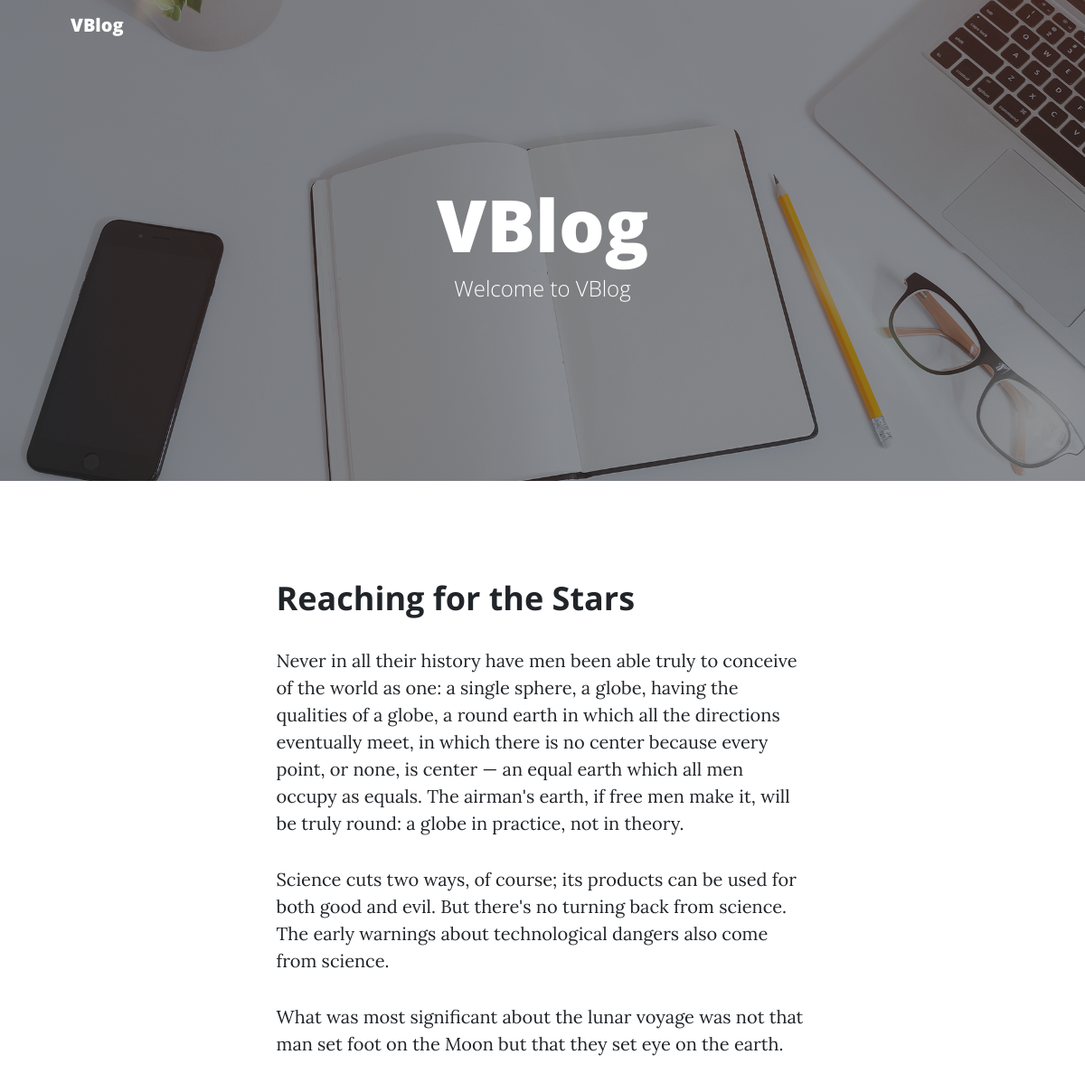
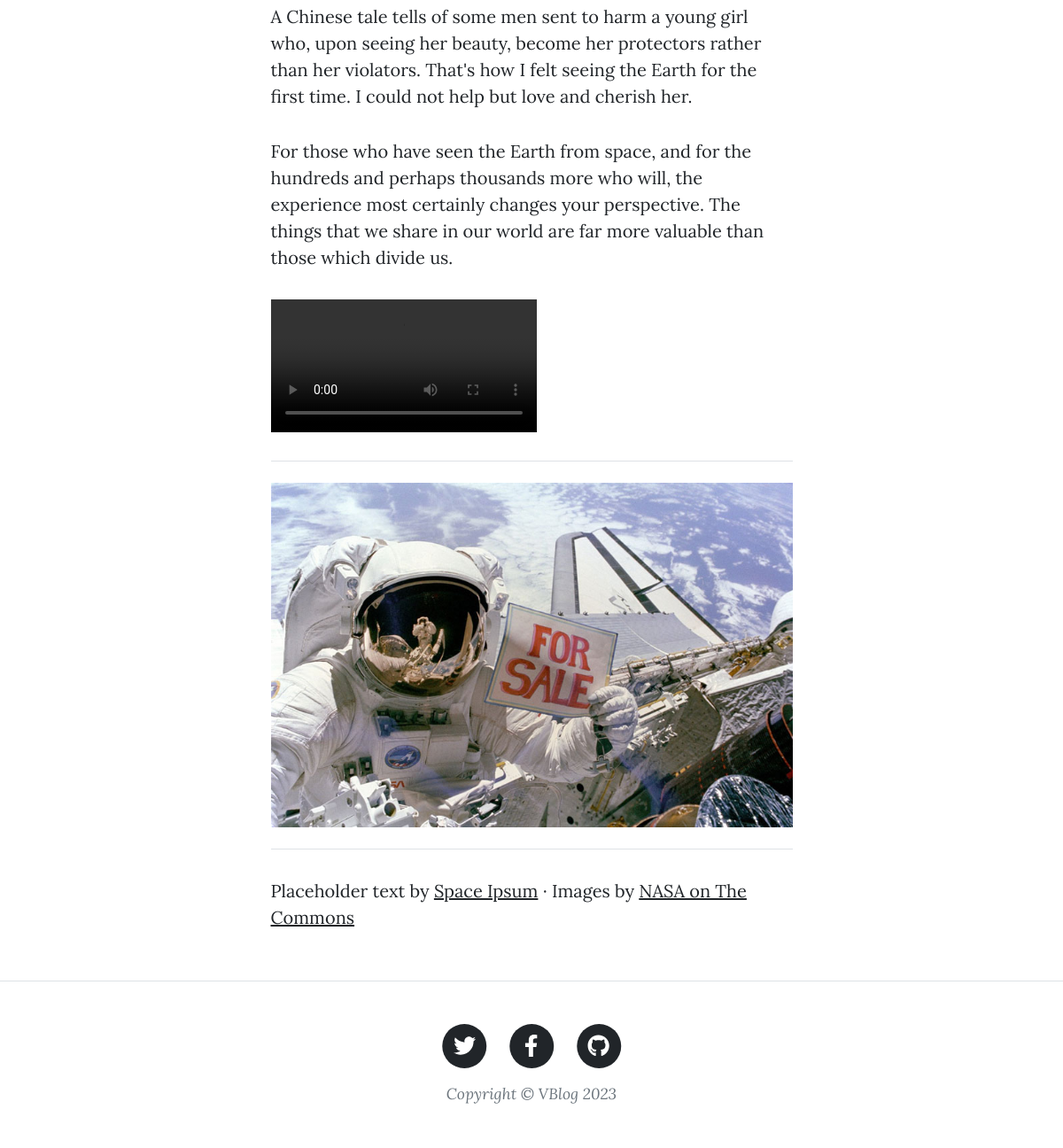
Page /details/2/ on the committed database (2 pictures, top to bottom).
### main_app/models.py (models this page shows, shortened)
class Post(models.Model):
    STATUS_CHOICES = (
        (0, 'Draft'),
        (1, 'Publish'),
    )
    title = models.CharField(max_length=200)
    author = models.CharField(max_length=100)
    updated_on = models.DateTimeField(auto_now=True)
    content = models.TextField()
    created_on = models.DateTimeField(auto_now_add=True)
    video = models.FileField(
        upload_to='videos/',
        null=True,
        blank=True,
        validators=[
            FileExtensionValidator(allowed_extensions=['mp4', 'avi', 'mov', 'mkv']),
            validate_video_size,
        ]
    )
    status = models.IntegerField(choices=STATUS_CHOICES, default=0)

class Image(models.Model):
    post = models.ForeignKey(Post, on_delete=models.CASCADE)
    image = models.ImageField(upload_to='images/')

### main_app/views.py (the view)
# urls.py: path('details/<int:pk>/', details, name='details'),    # Add other URL patterns if needed
def details(request, pk):
    post = get_object_or_404(Post, pk=pk)
    return render(request, 'details.html', {'post': post})

### templates/details.html (shortened to what this page needs)
{% extends 'base.html' %}
{% load static %}
{% block content %}
    <article class="mb-4">
        <div class="container px-4 px-lg-5">
            <div class="row gx-4 gx-lg-5 justify-content-center">
                <div class="col-md-10 col-lg-8 col-xl-7">
                    <h2 class="section-heading">{{ post.title }}</h2>
                    {{ post.content|safe }}
                    {% if post.video %}
                        <div class="embed-responsive embed-responsive-21by9">
                            <video class="embed-responsive-item img-fluid" controls>
                                <source src="{{ post.video.url }}" type="video/mp4">
                            </video>
                        </div>
                    {% endif %}
                    <hr class="my-4"/>
                    {% for image in post.image_set.all %}
                        <a href="#!"><img class="img-fluid" src="{{ image.image.url }}" alt="..."/></a>
                        <hr class="my-4"/>
                    {% endfor %}
                    <p>
                        Placeholder text by
                        <a href="http://spaceipsum.com/">Space Ipsum</a>
                        &middot; Images by
                        <a href="https://www.flickr.com/photos/nasacommons/">NASA on The Commons</a>
                    </p>
                </div>
            </div>
        </div>
    </article>
{% endblock %}

### rows in the picture
Post: title "Reaching for the Stars", content "Never in all their history have men been able truly to conceive of the world as one: a single sphere, a globe, having the qualities of a globe, a round earth in which all the directions eventually meet, in which there is no center because every point, or none, is center — an equal earth which all men occupy as equals. The airman's earth, if free men make it, will be truly round: a globe in practice, not in theory. Science cuts two ways, of course; its products can be used for both good and evil. But there's no turning back from science. The early warnings about technological dangers also come from science. What was most significant about the lunar voyage was not that man set foot on the…"
Image: image (picture)
